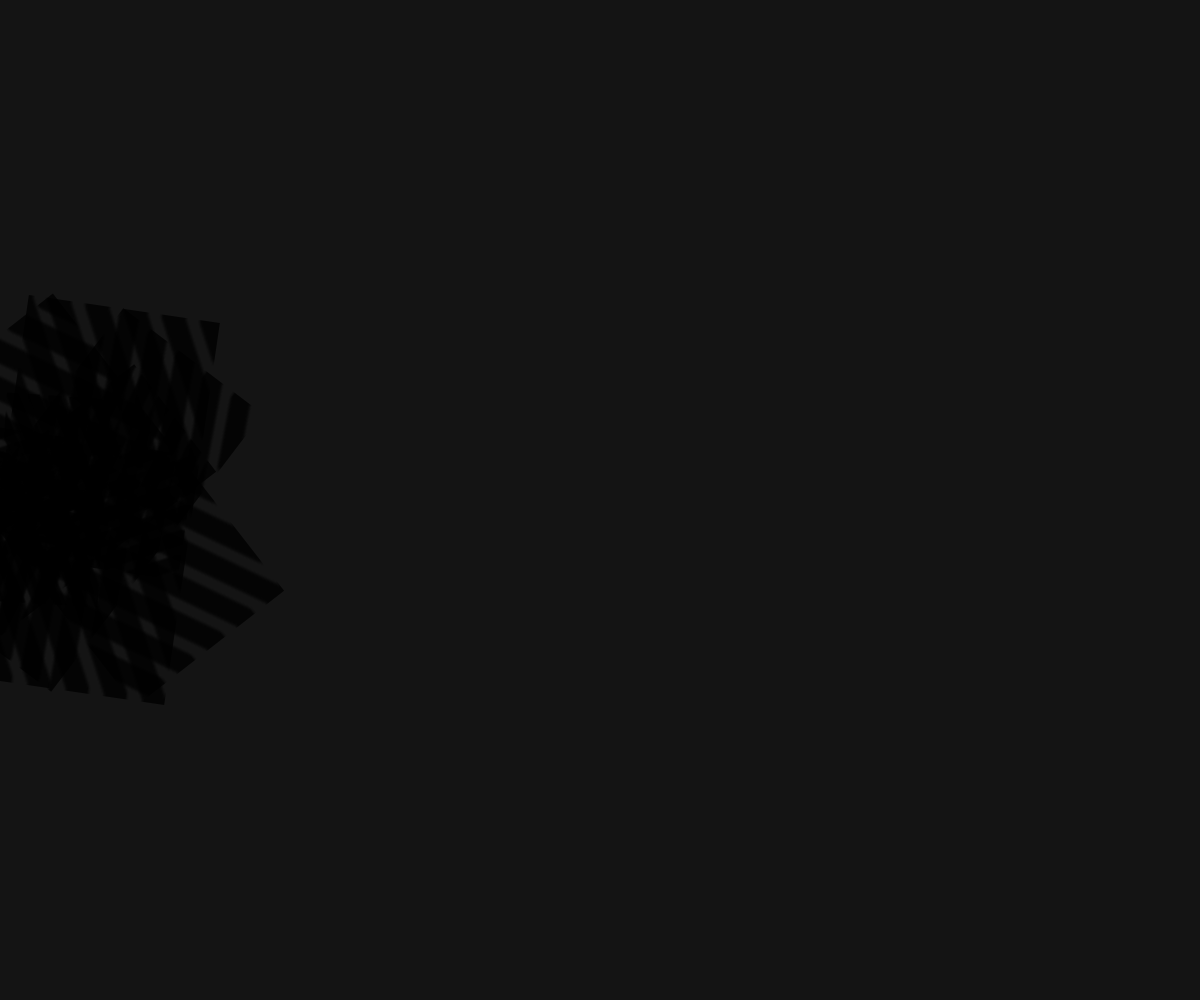
Frame 1 (no input)
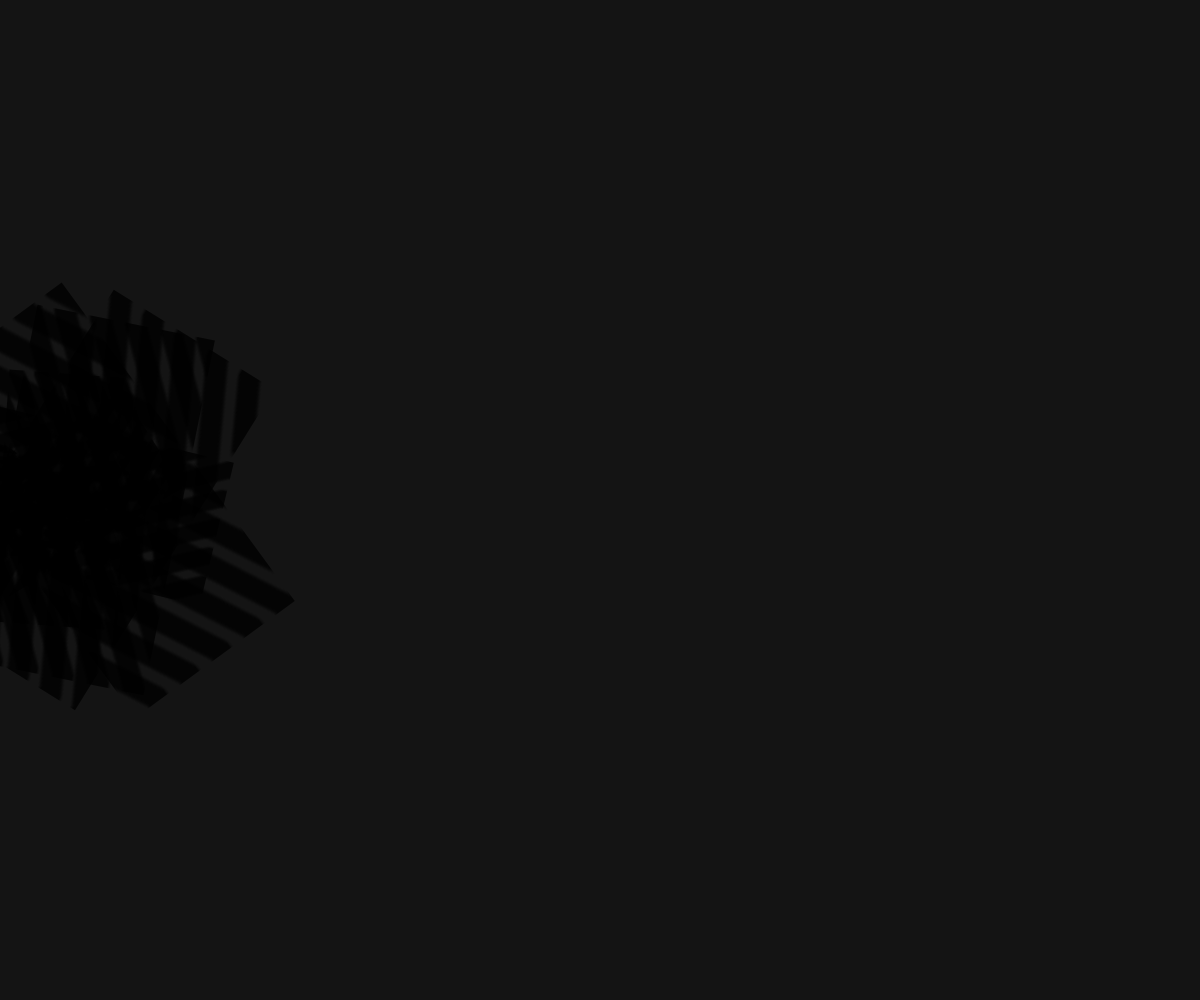
Frame 60 (no input)
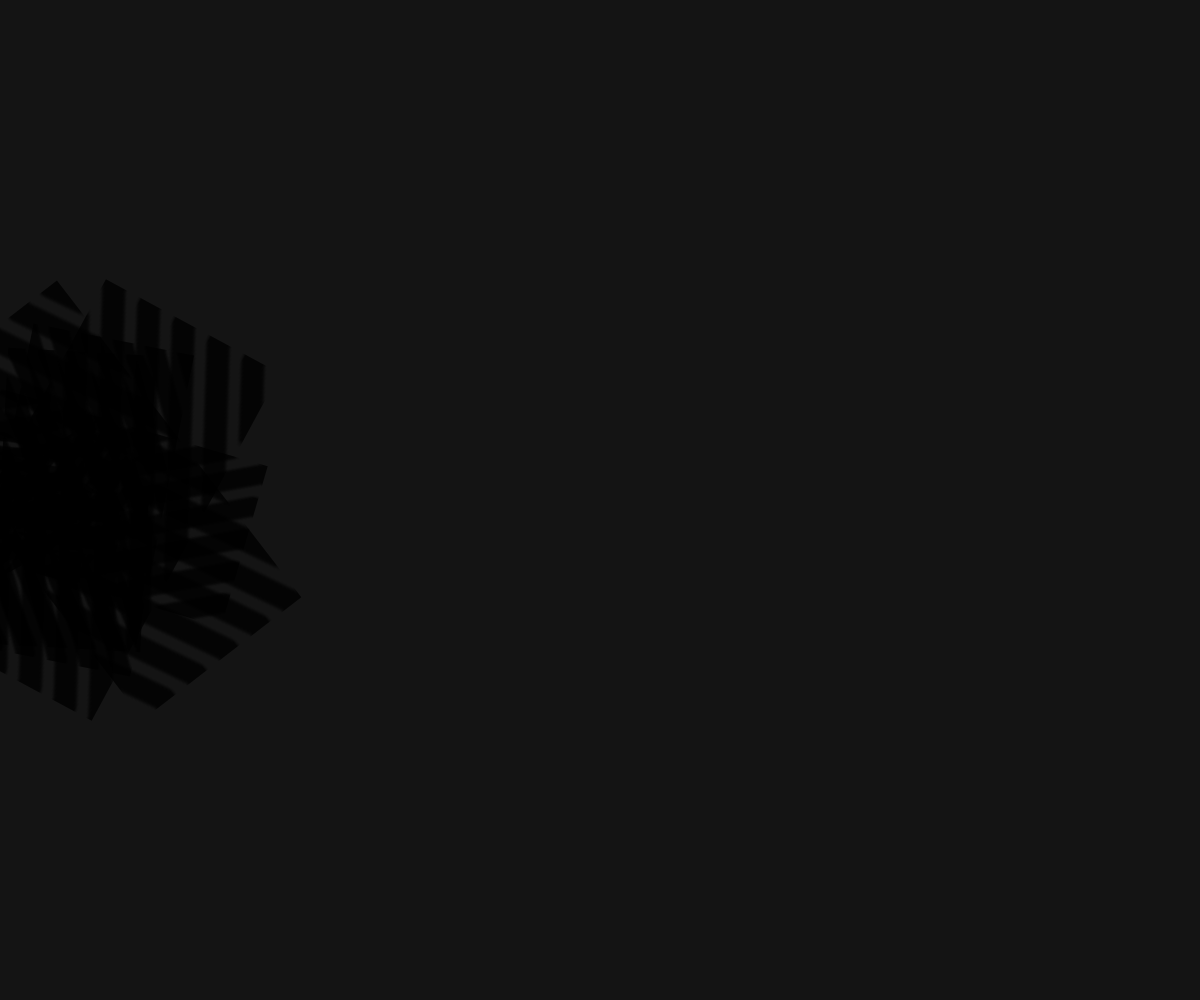
Frame 120 (the mouse pressed at the canvas centre since frame 60)

The p5.js sketch that drew these frames (run headless with seeded random() and noise() and a simulated clock; from frame 60 on, the mouse is pressed at the canvas centre):

// p5.js sketch
// ── sketch.js
let stripes = [];
let halftonePattern;

function setup() {
  createCanvas(windowWidth, windowHeight);
  noStroke();
  
  // Create a halftone pattern texture
  halftonePattern = createGraphics(100, 100);
  halftonePattern.noStroke();
  halftonePattern.fill(0);
  for (let i = 0; i < 100; i++) {
    for (let j = 0; j < 100; j++) {
      if ((i + j) % 20 < 10) {
        halftonePattern.ellipse(i, j, 3, 3);
      }
    }
  }
  
  // Initialize stripes
  for (let i = 0; i < 8; i++) {
    stripes.push({
      angle: i * PI / 4,
      speed: random(0.002, 0.005),
      offset: random(TWO_PI)
    });
  }
}

function draw() {
  background(20);
  
  // Create a time-based warp factor
  let warp = sin(frameCount * 0.01) * 0.5 + 0.5;
  
  for (let i = 0; i < stripes.length; i++) {
    let stripe = stripes[i];
    
    // Update angle with time and warp
    let currentAngle = stripe.angle + sin(frameCount * stripe.speed + stripe.offset) * 0.3 * warp;
    
    // Calculate stripe width based on time and warp
    let width = map(sin(frameCount * 0.005 + i), -1, 1, 50, 200);
    
    // Draw the stripe with halftone texture
    push();
    translate(width / 2, height / 2);
    rotate(currentAngle);
    
    // Create a textured rectangle
    let texture = halftonePattern.get();
    texture.resize(width * 2, width * 2);
    
    tint(255, 200);
    image(texture, -width, -width/2, width*2, width);
    
    pop();
  }
}

function windowResized() {
  resizeCanvas(windowWidth, windowHeight);
}
